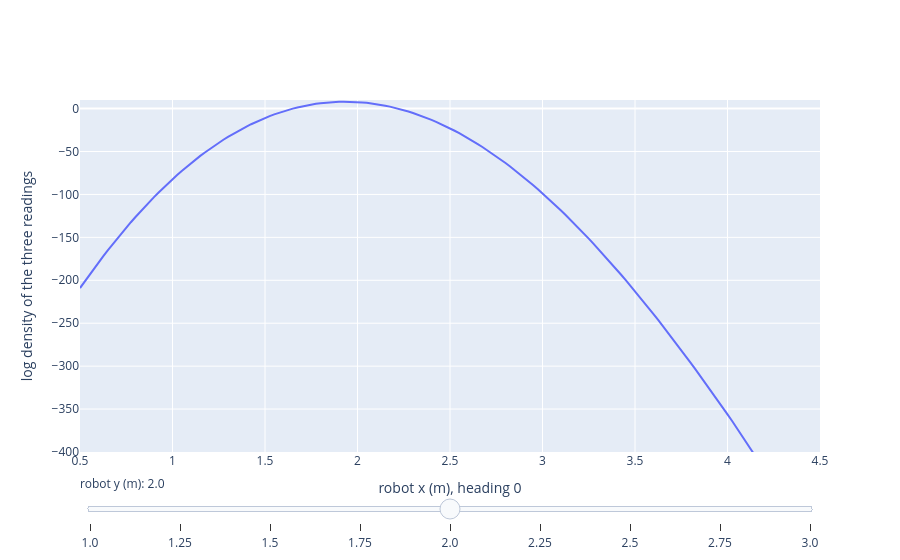

This figure's notebook cell:
### Markdown cell above
## 5. Try it: move the robot and watch the densities

### Code cell
import plotly.graph_objects as go
fig = go.Figure()
ys_ = np.round(np.arange(1.0, 3.01, 0.25), 2)
xs_ = np.linspace(0.5, 4.5, 161)
for k, yy in enumerate(ys_):
    vals = [np.log(np.prod([landmark_density((xx, yy, 0.0), n) for n in LM])) for xx in xs_]
    fig.add_trace(go.Scatter(x=xs_, y=vals, visible=(k == 4), name=f'y = {yy}'))
steps = [dict(method='update', args=[{'visible': [j == k for j in range(len(ys_))]}], label=str(v)) for k, v in enumerate(ys_)]
fig.update_layout(sliders=[dict(steps=steps, active=4, currentvalue=dict(prefix='robot y (m): '))],
                  xaxis_title='robot x (m), heading 0', yaxis_title='log density of the three readings', yaxis_range=[-400, 10])
fig

### Figure 1 — Plotly figure (JSON) as saved in the notebook; plotly's stock layout.template omitted (floating-point values rounded to 4 significant figures; data arrays with more than 128 entries replaced by an {"elided": "..."} marker saying what was removed)
{"data": [{"name": "y = 1.0", "type": "scatter", "visible": false, "x": {"elided": "161 float values"}, "y": {"elided": "161 float values"}}, {"name": "y = 1.25", "type": "scatter", "visible": false, "x": {"elided": "161 float values"}, "y": {"elided": "161 float values"}}, {"name": "y = 1.5", "type": "scatter", "visible": false, "x": {"elided": "161 float values"}, "y": {"elided": "161 float values"}}, {"name": "y = 1.75", "type": "scatter", "visible": false, "x": {"elided": "161 float values"}, "y": {"elided": "161 float values"}}, {"name": "y = 2.0", "type": "scatter", "visible": true, "x": {"elided": "161 float values"}, "y": {"elided": "161 float values"}}, {"name": "y = 2.25", "type": "scatter", "visible": false, "x": {"elided": "161 float values"}, "y": {"elided": "161 float values"}}, {"name": "y = 2.5", "type": "scatter", "visible": false, "x": {"elided": "161 float values"}, "y": {"elided": "161 float values"}}, {"name": "y = 2.75", "type": "scatter", "visible": false, "x": {"elided": "161 float values"}, "y": {"elided": "161 float values"}}, {"name": "y = 3.0", "type": "scatter", "visible": false, "x": {"elided": "161 float values"}, "y": {"elided": "161 float values"}}], "layout": {"sliders": [{"active": 4, "currentvalue": {"prefix": "robot y (m): "}, "steps": [{"args": [{"visible": [true, false, false, false, false, false, false, false, false]}], "label": "1.0", "method": "update"}, {"args": [{"visible": [false, true, false, false, false, false, false, false, false]}], "label": "1.25", "method": "update"}, {"args": [{"visible": [false, false, true, false, false, false, false, false, false]}], "label": "1.5", "method": "update"}, {"args": [{"visible": [false, false, false, true, false, false, false, false, false]}], "label": "1.75", "method": "update"}, {"args": [{"visible": [false, false, false, false, true, false, false, false, false]}], "label": "2.0", "method": "update"}, {"args": [{"visible": [false, false, false, false, false, true, false, false, false]}], "label": "2.25", "method": "update"}, {"args": [{"visible": [false, false, false, false, false, false, true, false, false]}], "label": "2.5", "method": "update"}, {"args": [{"visible": [false, false, false, false, false, false, false, true, false]}], "label": "2.75", "method": "update"}, {"args": [{"visible": [false, false, false, false, false, false, false, false, true]}], "label": "3.0", "method": "update"}]}], "xaxis": {"title": {"text": "robot x (m), heading 0"}}, "yaxis": {"range": [-400, 10], "title": {"text": "log density of the three readings"}}}}
